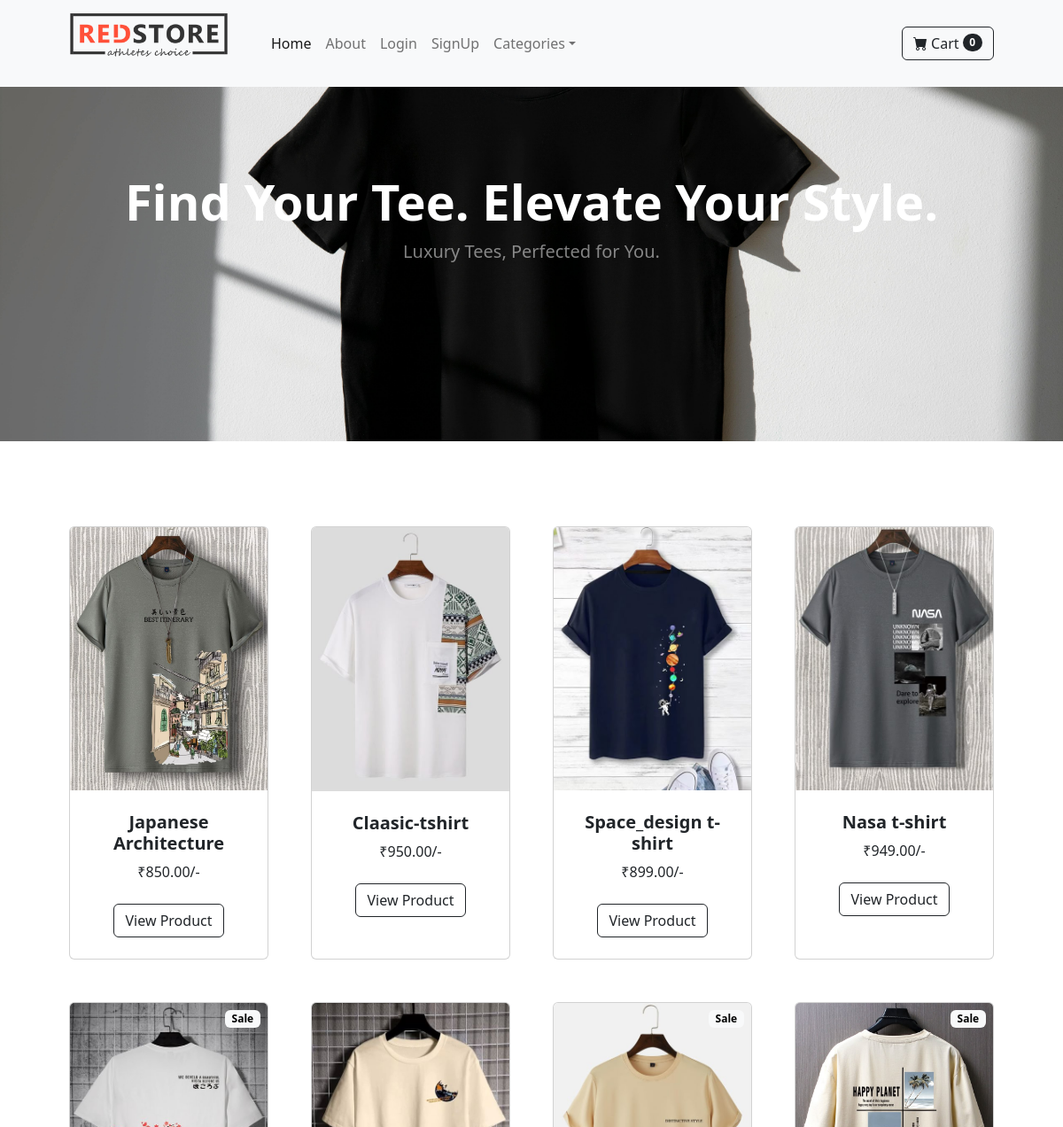
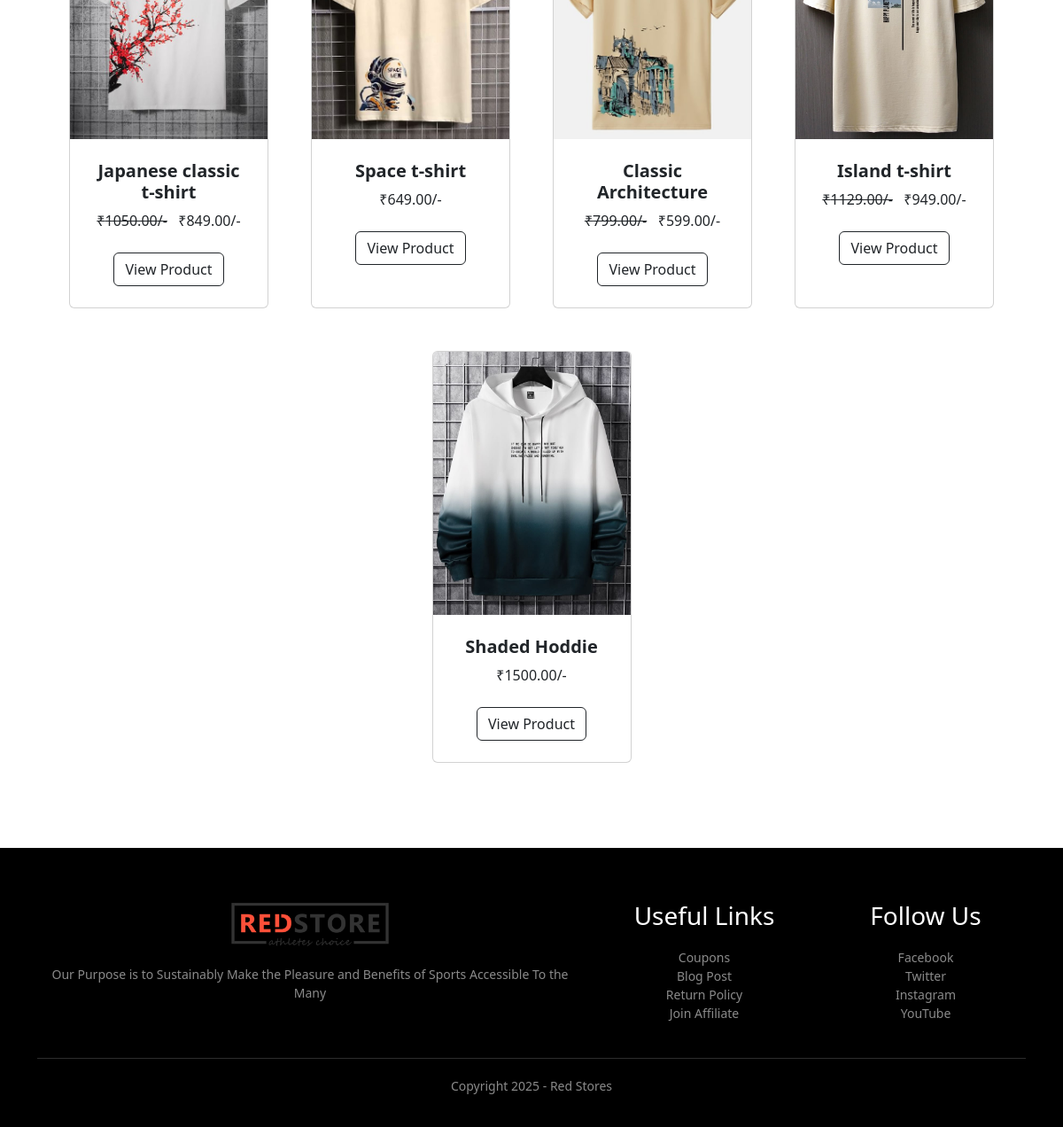
The page / on the database its author committed (2 pictures, top to bottom).
### store/models.py (models this page shows, shortened)
class Products(models.Model):
    name = models.CharField(max_length=100)
    price = models.DecimalField(max_digits=10, decimal_places=2)
    category = models.ForeignKey(Category, on_delete=models.CASCADE)
    description = models.TextField(max_length=1000, default=' ', blank=True, null=True)
    thumbnail = models.ImageField(upload_to='uploads/products/')
    is_sales = models.BooleanField(default=False)
    sale_price = models.DecimalField(max_digits=10, decimal_places=2, default=0.00)

### store/views.py (the view)
# urls.py: path('', views.home, name='home'),
def home(request):
    products = Products.objects.all()
    categories = Category.objects.all()
    return render(request, 'home.html', {'products': products, 'categories': categories})

### cart/cart.py (called while the page is built)
    def __len__(self):
        return len(self.cart)

### cart/context_proccessor.py (called while the page is built)
def cart(request):
    return {'cart': Cart(request)}

### store/templates/home.html (shortened to what this page needs)
{% extends 'base.html' %}
{% block content %}
{% load static %}
        <header class="py-5 header-section" style="background: url('{% static "assets/background.jpg" %}') no-repeat center center/cover;">
            <div class="container px-4 px-lg-5 my-5">
                <div class="text-center text-white">
                    <h1 class="display-4 fw-bolder">Find Your Tee. Elevate Your Style.</h1>
                    <p class="lead fw-normal text-white-50 mb-0">Luxury Tees, Perfected for You.</p>
                </div>
            </div>
        </header>
<section class="py-5">
    <div class="container px-4 px-lg-5 mt-5">
        <div class="row gx-4 gx-lg-5 row-cols-2 row-cols-md-3 row-cols-xl-4 justify-content-center">
            {% for product in products %}
            <div class="col mb-5">
                <div class="card h-100 position-relative">
                    {% if product.is_sales %}
                    <div class="badge bg-light text-black position-absolute" style="top: 0.5rem; right: 0.5rem;">
                        Sale
                    </div>
                    {% endif %}
                    <a href="{% url 'product_detail' product.id %}" style="text-decoration: none; color: inherit; cursor: normal;">
                        <img class="card-img-top" src="{{ product.thumbnail.url }}" alt="" />
                        <div class="card-body p-4">
                            <div class="text-center">
                                <h5 class="fw-bolder">{{ product.name }}</h5>
                                {% if product.is_sales %}
                                <strike>₹{{ product.price }}/-</strike> &nbsp; ₹{{ product.sale_price }}/-
                                {% else %}
                                ₹{{ product.price }}/-
                                {% endif %}
                            </div>
                        </div>
                    </a>
                    <div class="card-footer p-4 pt-0 border-top-0 bg-transparent">
                        <div style="display: flex; justify-content: center; gap: 10px;">
                            <a class="btn btn-outline-dark mt-auto" href="{% url 'product_detail' product.id %}">View Product</a>
                        </div>
                    </div>
                </div>
            </div>
            {% endfor %}
        </div>
    </div>
</section>
{% endblock content %}

### rows shown on the page
Products: thumbnail (picture), name "Japanese Architecture", price "850.00"
Products: thumbnail (picture), name "Claasic-tshirt", price "950.00"
Products: thumbnail (picture), name "Space_design t-shirt", price "899.00"
Products: thumbnail (picture), name "Nasa t-shirt", price "949.00"
Products: is_sales "Sale", thumbnail (picture), name "Japanese classic t-shirt", price "1050.00", sale_price "849.00"
Products: thumbnail (picture), name "Space t-shirt", price "649.00"
Products: is_sales "Sale", thumbnail (picture), name "Classic Architecture", price "799.00", sale_price "599.00"
Products: is_sales "Sale", thumbnail (picture), name "Island t-shirt", price "1129.00", sale_price "949.00"
Products: thumbnail (picture), name "Shaded Hoddie", price "1500.00"

### other values the page prints
{{ cart|length }} "0"
